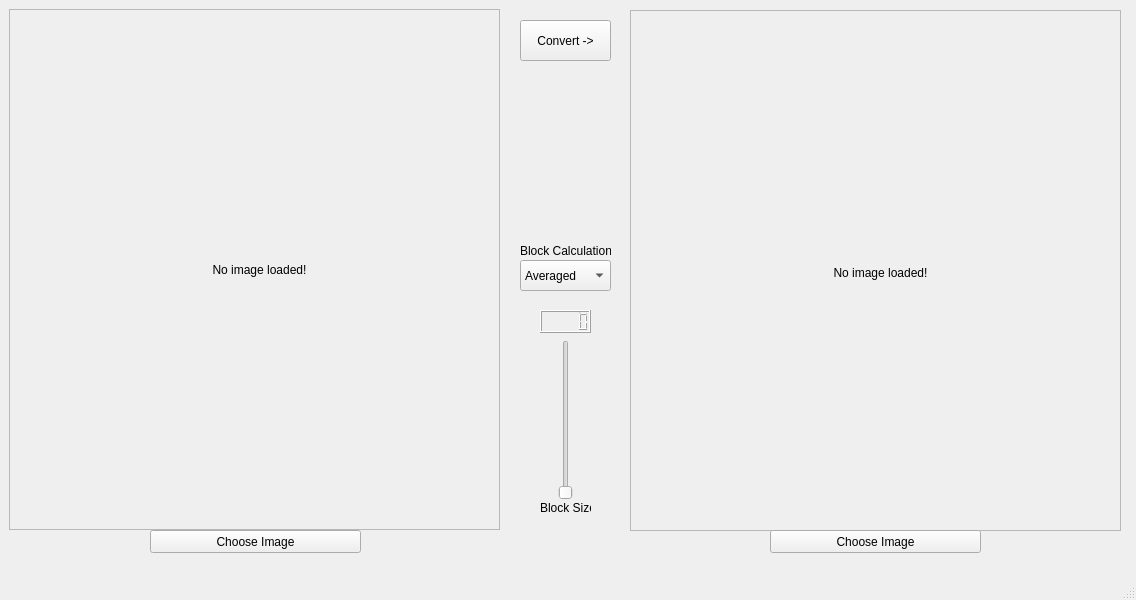
<?xml version="1.0" encoding="UTF-8"?>
<ui version="4.0">
 <class>MainWindow</class>
 <widget class="QMainWindow" name="MainWindow">
  <property name="geometry">
   <rect>
    <x>0</x>
    <y>0</y>
    <width>1136</width>
    <height>600</height>
   </rect>
  </property>
  <property name="windowTitle">
   <string>MainWindow</string>
  </property>
  <widget class="QWidget" name="centralwidget">
   <widget class="QFrame" name="frame">
    <property name="geometry">
     <rect>
      <x>9</x>
      <y>9</y>
      <width>491</width>
      <height>521</height>
     </rect>
    </property>
    <property name="accessibleName">
     <string/>
    </property>
    <property name="frameShape">
     <enum>QFrame::StyledPanel</enum>
    </property>
    <property name="frameShadow">
     <enum>QFrame::Raised</enum>
    </property>
    <widget class="QLabel" name="inputImage">
     <property name="geometry">
      <rect>
       <x>10</x>
       <y>0</y>
       <width>481</width>
       <height>521</height>
      </rect>
     </property>
     <property name="accessibleName">
      <string/>
     </property>
     <property name="text">
      <string>No image loaded!</string>
     </property>
     <property name="alignment">
      <set>Qt::AlignCenter</set>
     </property>
    </widget>
   </widget>
   <widget class="QFrame" name="frame_2">
    <property name="geometry">
     <rect>
      <x>630</x>
      <y>10</y>
      <width>491</width>
      <height>521</height>
     </rect>
    </property>
    <property name="frameShape">
     <enum>QFrame::StyledPanel</enum>
    </property>
    <property name="frameShadow">
     <enum>QFrame::Raised</enum>
    </property>
    <widget class="QLabel" name="outputImage">
     <property name="geometry">
      <rect>
       <x>10</x>
       <y>2</y>
       <width>481</width>
       <height>521</height>
      </rect>
     </property>
     <property name="text">
      <string>No image loaded!</string>
     </property>
     <property name="alignment">
      <set>Qt::AlignCenter</set>
     </property>
    </widget>
   </widget>
   <widget class="QPushButton" name="pushButton">
    <property name="geometry">
     <rect>
      <x>520</x>
      <y>20</y>
      <width>91</width>
      <height>41</height>
     </rect>
    </property>
    <property name="text">
     <string>Convert -&gt;</string>
    </property>
   </widget>
   <widget class="QLCDNumber" name="lcdNumber">
    <property name="geometry">
     <rect>
      <x>540</x>
      <y>310</y>
      <width>51</width>
      <height>23</height>
     </rect>
    </property>
   </widget>
   <widget class="QSlider" name="verticalSlider">
    <property name="geometry">
     <rect>
      <x>550</x>
      <y>340</y>
      <width>31</width>
      <height>160</height>
     </rect>
    </property>
    <property name="minimum">
     <number>5</number>
    </property>
    <property name="maximum">
     <number>100</number>
    </property>
    <property name="orientation">
     <enum>Qt::Vertical</enum>
    </property>
   </widget>
   <widget class="QLabel" name="label_3">
    <property name="geometry">
     <rect>
      <x>540</x>
      <y>500</y>
      <width>51</width>
      <height>16</height>
     </rect>
    </property>
    <property name="text">
     <string>Block Size</string>
    </property>
   </widget>
   <widget class="QComboBox" name="comboBox">
    <property name="geometry">
     <rect>
      <x>520</x>
      <y>260</y>
      <width>91</width>
      <height>31</height>
     </rect>
    </property>
    <item>
     <property name="text">
      <string>Averaged</string>
     </property>
    </item>
    <item>
     <property name="text">
      <string>Sampled</string>
     </property>
    </item>
   </widget>
   <widget class="QLabel" name="label_4">
    <property name="geometry">
     <rect>
      <x>520</x>
      <y>240</y>
      <width>91</width>
      <height>21</height>
     </rect>
    </property>
    <property name="frameShape">
     <enum>QFrame::NoFrame</enum>
    </property>
    <property name="text">
     <string>Block Calculations:</string>
    </property>
   </widget>
   <widget class="QPushButton" name="pushButton_2">
    <property name="geometry">
     <rect>
      <x>150</x>
      <y>530</y>
      <width>211</width>
      <height>23</height>
     </rect>
    </property>
    <property name="text">
     <string>Choose Image</string>
    </property>
   </widget>
   <widget class="QPushButton" name="pushButton_3">
    <property name="geometry">
     <rect>
      <x>770</x>
      <y>530</y>
      <width>211</width>
      <height>23</height>
     </rect>
    </property>
    <property name="text">
     <string>Choose Image</string>
    </property>
   </widget>
  </widget>
  <widget class="QMenuBar" name="menubar">
   <property name="geometry">
    <rect>
     <x>0</x>
     <y>0</y>
     <width>1136</width>
     <height>21</height>
    </rect>
   </property>
  </widget>
  <widget class="QStatusBar" name="statusbar"/>
 </widget>
 <resources/>
 <connections/>
</ui>
